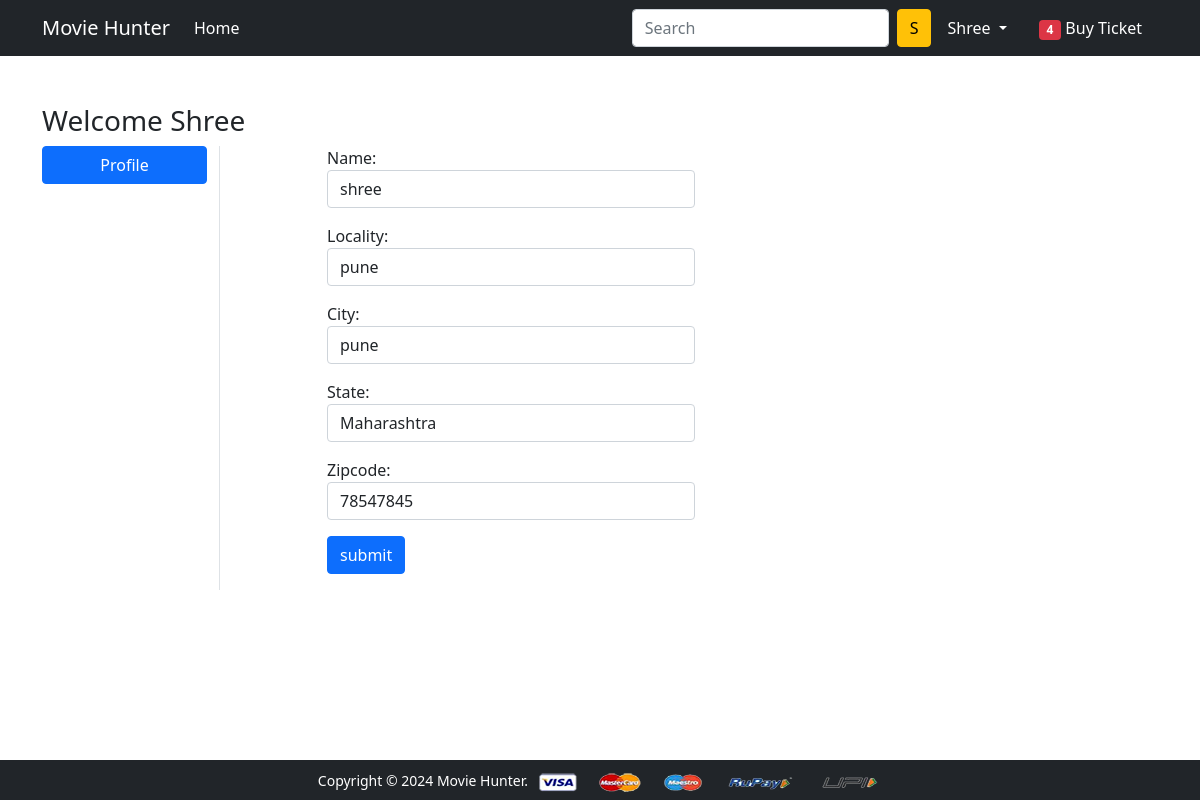
Screenshot of /profile/ (signed in) with the database file from the repository.
### app/models.py (models this page shows, shortened)
class Customer(models.Model):
  user=models.ForeignKey(User,on_delete=models.CASCADE)
  name=models.CharField(max_length=200)
  locality=models.CharField(max_length=200)
  city=models.CharField(max_length=200)
  zipcode=models.IntegerField()
  state=models.CharField(choices=STATE_CHOICE,max_length=50)

### app/views.py (the view, shortened to what this page needs)
# urls.py: path('profile/', views.ProfileView.as_view(), name='profile'),
class ProfileView(View):
  def get(self, request):
        try:
            user_profile = Customer.objects.filter(user=request.user).first()
            if user_profile:
                form = CustomerProfileForm(instance=user_profile)
            else:
                form = CustomerProfileForm()
        except MultipleObjectsReturned:
            form = CustomerProfileForm()
        return render(request, 'app/profile.html', {'form': form, 'active': 'btn-primary'})

### app/forms.py
class CustomerProfileForm(forms.ModelForm):
  class Meta:
    model=Customer
    fields=['name','locality','city','state','zipcode']
    widgets={
      'name':forms.TextInput(attrs={'class':'form-control'}),
      'locality':forms.TextInput(attrs={'class':'form-control'}),
      'city':forms.TextInput(attrs={'class':'form-control'}),
      'state':forms.Select(attrs={'class':'form-control'}),
      'zipcode':forms.TextInput(attrs={'class':'form-control'}),
    }

### app/templates/app/profile.html (shortened to what this page needs)
{% extends 'app/base.html' %}
{% load static %}
{% block main-content %}
<div class="container my-5">
 <div class="row">
  <h3>Welcome {{request.user|capfirst}}</h3>
  <div class="col-sm-2 border-end">
   <ul class="list-unstyled">
    <li class="d-grid"><a href="{% url 'profile' %}" class="btn btn-primary {{active}}">Profile</a></li>
   </ul>
  </div>
  <div class="col-sm-8 offset-sm-1">
      <form action="" novalidate method="post">
        {% for fm in form %}
           <div class="form-group col-lg-6 mb-3">
                 {{fm.label_tag}} {{fm}} <small class="text-danger">{{fm.errors|striptags}}</small>
           </div>
        {%endfor%}
        <div class="col-12 mt-3">
            <button type="submit" value="submit" class="btn btn-primary mb-3">submit</button>
        </div>
      </form>
  </div>
 </div>
</div>
{% endblock main-content %}

### app/templates/app/base.html (shortened to what this page needs)
<!doctype html>
{% load static %}
<html lang="en">
  <head>
    <link href="https://cdn.jsdelivr.net/npm/bootstrap@5.0.0-beta1/dist/css/bootstrap.min.css" rel="stylesheet">
    <link rel="stylesheet" href="{% static 'app/css/owl.carousel.min.css' %}">
    <link rel="stylesheet" href="{% static 'app/css/all.min.css' %}">
    <link rel="stylesheet" href="{% static 'app/css/style.css' %}">
  </head>
  <body>
    <nav class="navbar navbar-expand-lg navbar-dark bg-dark">
     <div class="container">
       <a class="navbar-brand" href="/">Movie Hunter</a>
       <div class="collapse navbar-collapse" id="navbarSupportedContent">
         <ul class="navbar-nav me-auto mb-2 mb-lg-0">
           <li class="nav-item">
             <a class="nav-link active" aria-current="page" href="/">Home</a>
           </li>
         </ul>
         <form class="d-flex">
           <input class="form-control me-2" type="search" placeholder="Search" aria-label="Search">
           <button class="btn btn-warning" type="submit">S</button>
         </form>
         <div>
          <ul class="navbar-nav me-auto mb-2 mb-lg-0">
            {% if request.user.is_authenticated %}
           <li class="nav-item dropdown mx-2">
              <a class="nav-link dropdown-toggle text-white" href="#" id="profileDropdown" role="button" data-bs-toggle="dropdown" aria-expanded="false">
                {{request.user.username | capfirst}}
              </a>
            </li>
            <li class="nav-item mx-2">
             <a href="{% url 'showcart' %}" class="nav-link text-white"><span class="badge bg-danger">4</span> Buy Ticket </a>
            </li>
            {% endif %}
          </ul>
         </div>
       </div>
     </div>
    </nav>
    {% block main-content %} {% endblock main-content %}
    <footer class="container-fluid bg-dark text-center p-2 mt-5 fixed-bottom">
      <small class="text-white">Copyright &copy; 2024 Movie Hunter.</small>
      <img src="{% static 'app/images/payment.png' %}" alt="" srcset="" class="img-fluid" height="2px">
    </footer>
  </body>
</html>

### rows the page displays
Customer: form "shree" "pune" "pune" "Maharashtra" "78547845"

### other values shown
{{ request.user.username | capfirst }} "Shree"
{{ request.user|capfirst }} "Shree"
{{ fm.label_tag }} "Name:" "Locality:" "City:" "State:" "Zipcode:"
